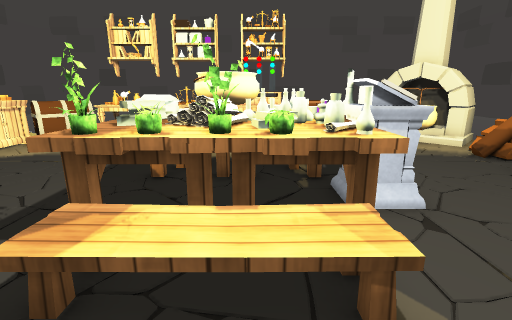
View 1 (above)

19 first-person views from a walk through a scene from a Unity 3-D project. The camera is 1.2 m above the floor, tilts 14° down and sees 85° across. The floor is counted in squares, 0.5 m on a side. Each view is taken from the middle of a square. On the plan, view 1 faces up. The plan holds only what a view shows up to about 18 squares ahead; the rest is blank. The player is left out. Some surface patterns are stand-ins.

View 2
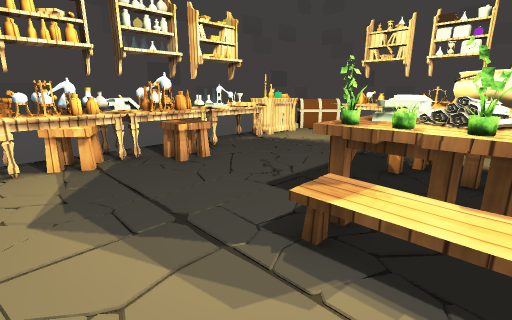

View 3
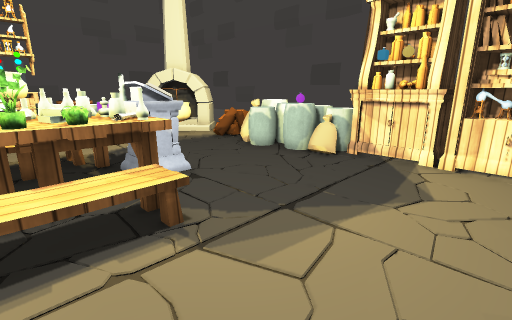

View 4
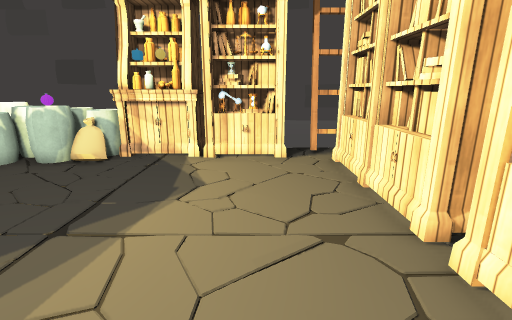

View 5
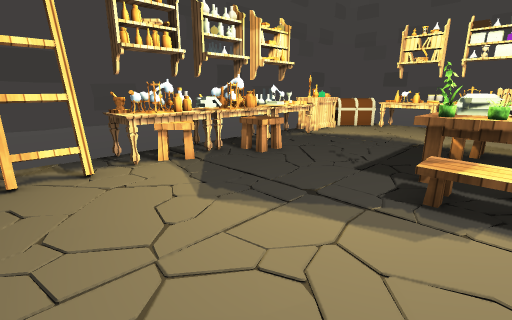

View 6
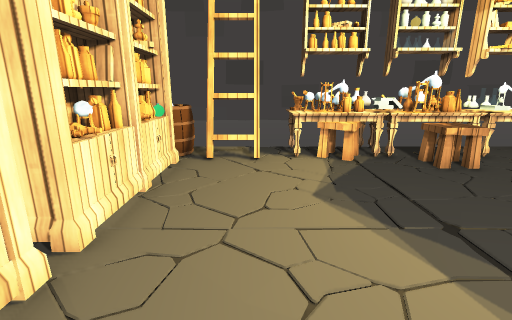

View 7
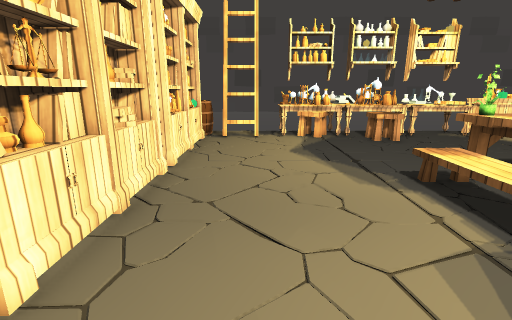

View 8
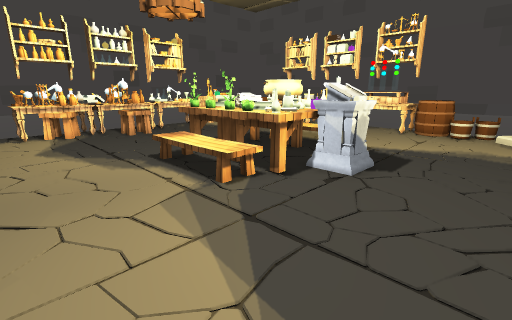

View 9
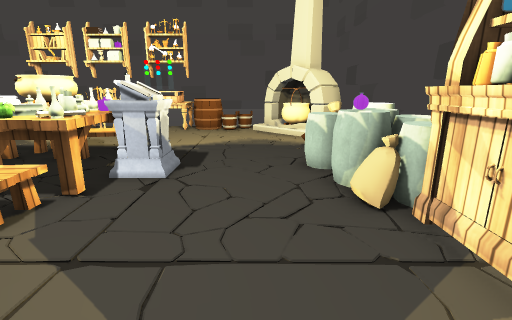

View 10
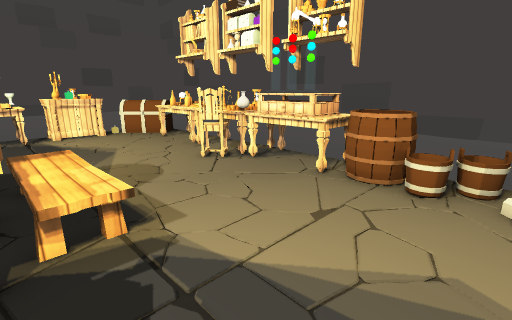

View 11
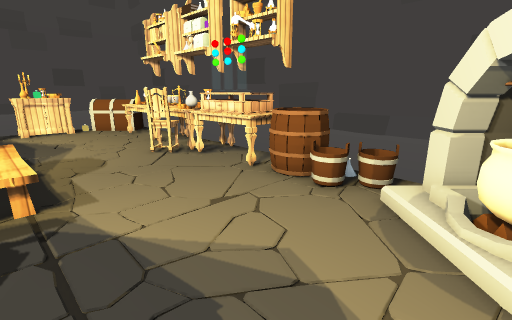

View 12
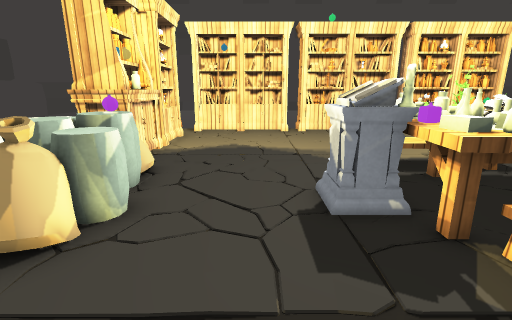

View 13
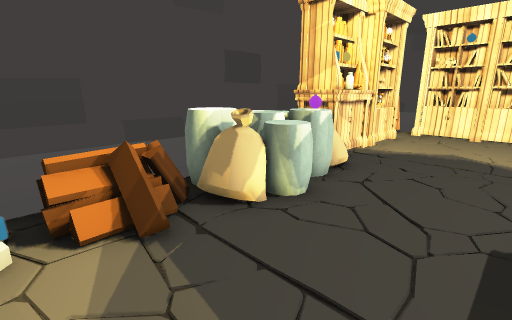

View 14
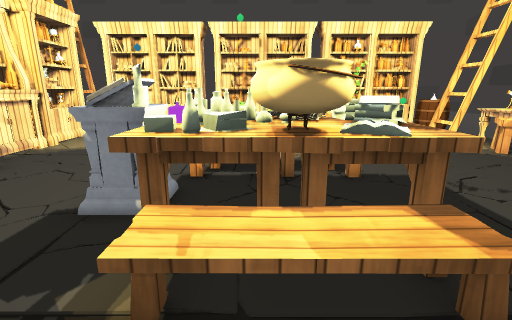

View 15
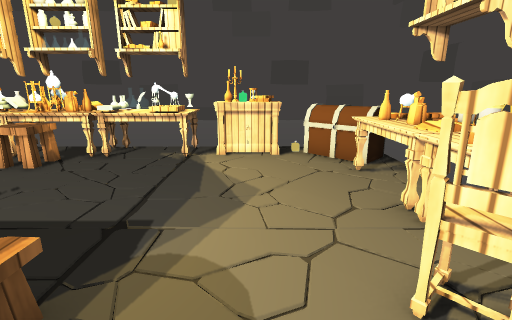

View 16
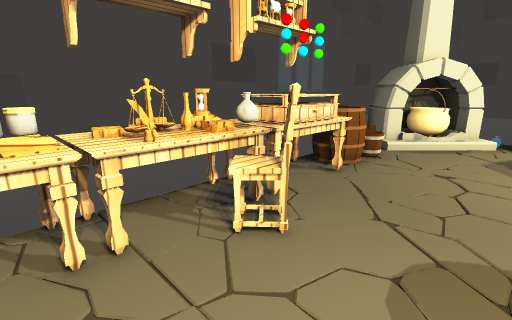

View 17
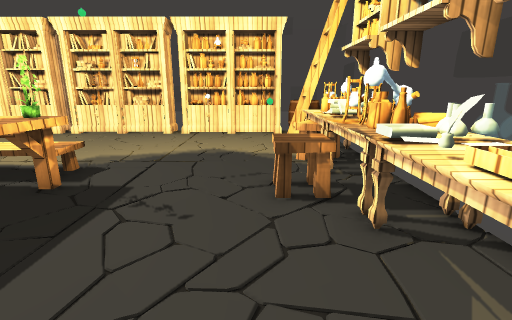

View 18
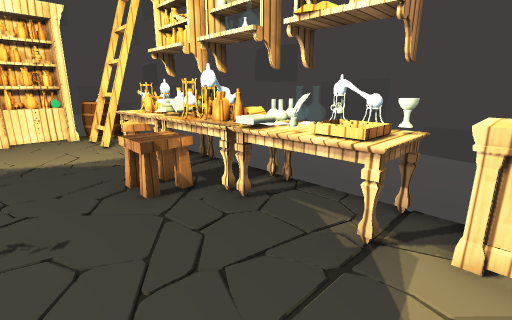

View 19
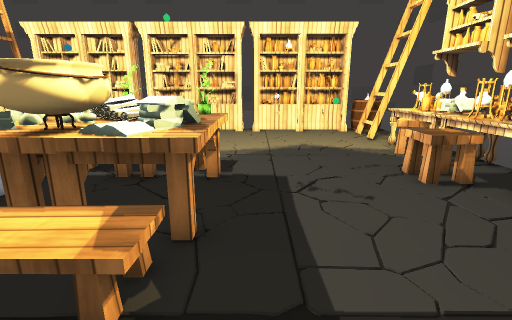

### Floor plan
Key: @ floor where view 1 was taken; # wall or solid block; . main floor; : floor 0.25 m higher than the main floor; + floor 0.5 m higher than the main floor; * floor 1 m higher than the main floor; S shelf; T table; C chest; F flask; I fireplace; N nightstand; B barrel; A cauldron; K books; L ladder; O other object.
Columns run from 12 left of view 1 to 11 right of it. Each row starts with its distance up from view 1.
 17 ####STOOT#SS############
 16 # CCTTOTTTTFFFBBB.OIII.#
 15 #CCCTTTTTOFFNFBBBO:IAAI#
 14 #CC......OO........:AAI#
 13 #OO.................:II#
 12 #OO..................::#
 11 #OO..................:+#
 10 #OT..................OO#
  9 OOT.......OOOO.......OO#
  8 O T......TOAAOT.....OOO#
  7 OOK......KKAOOOO....OOO#
  6 SOK......KKOOOTO....OOO#
  5 TTOOO....KKO*OTO....OOO#
  4 TTOOO....OOOOOO......OO#
  3 SKK.......OOOO.......OO#
  2 OOK..................OO#
  1 TTOO.................OO#
  0 STT.........@........OO#
 -1 #TT..................OO
 -2 #LL..................OO
 -3 #LL..................OO#
 -4 #BL...................L#
 -5 #BBOOOOOOOOOOOOOOOOOOOL#
 -6 #BB#O#####O##O##OO##O#L#
 -7 ####    #      #     ###

Where each view was taken, in squares from view 1:
view 1: 0 up, 0 right, facing up
view 2: 1 down, 0 right, facing up-left
view 3: 2 down, 1 left, facing up-right
view 4: 2 down, 1 left, facing right
view 5: 4 down, 1 left, facing up-left
view 6: 2 down, 0 right, facing left
view 7: 2 down, 5 right, facing left
view 8: 2 down, 7 right, facing up-left
view 9: 2 down, 6 right, facing up
view 10: 8 up, 6 right, facing up-left
view 11: 9 up, 8 right, facing up-left
view 12: 12 up, 5 right, facing down
view 13: 12 up, 4 right, facing down-right
view 14: 12 up, 0 right, facing down
view 15: 12 up, 0 right, facing left
view 16: 11 up, 6 left, facing up-right
view 17: 11 up, 8 left, facing down
view 18: 11 up, 6 left, facing down-left
view 19: 12 up, 4 left, facing down
